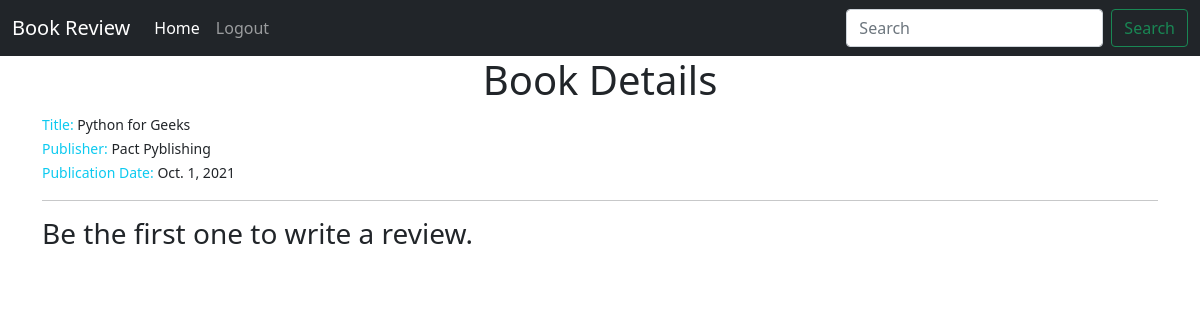
/reviews/books/3/, run on an earlier commit of the app's database.
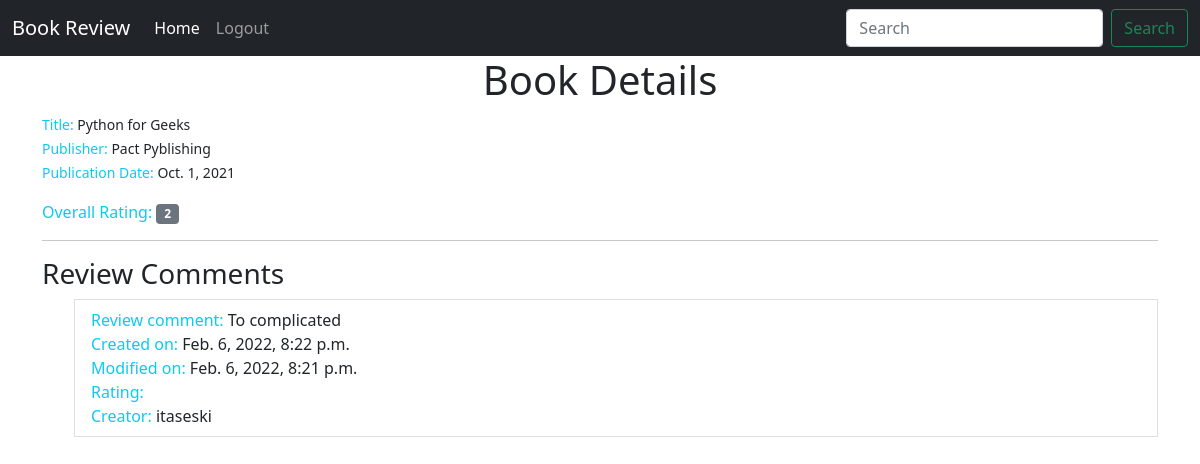
And on a later commit of the database.
### reviews/models.py (models this page shows)
class Review(models.Model):
    content = models.TextField(help_text="The Review text.")
    rating = models.IntegerField(help_text="The rating the reviewer has given.")
    date_created = models.DateTimeField(auto_now_add=True, help_text="The date and time the review was created.")
    date_edited = models.DateTimeField(null=True, help_text="The date and time the review was last edited.")
    creator = models.ForeignKey(auth.get_user_model(), on_delete=models.CASCADE)
    book = models.ForeignKey(Book, on_delete=models.CASCADE, help_text="The Book that this review is for.")

### reviews/views.py (the view)
# urls.py: path('books/<int:pk>/', views.book_detail, name="book_detail"),
def book_detail(request, pk):
    book = get_object_or_404(Book, pk=pk)
    reviews = book.review_set.all()
    if reviews:
        book_rating = average_rating([review.rating for review in reviews])
        context = {
            "book": book,
            "book_rating": book_rating,
            "reviews": reviews
        }
    else:
        context = {
            "book": book,
            "book_rating": None,
            "reviews": None
        }
    return render(request, "reviews/book_detail.html", context)

### reviews/models.py (called while the page is built)
    def __str__(self):
        return self.name

### reviews/utils.py (called while the page is built)
def average_rating(rating_list):
    if not rating_list:
        return 0
    return round(sum(rating_list) / len(rating_list))

### reviews/templates/reviews/book_detail.html (shortened to what this page needs)
{% extends 'base.html' %}
{% load static %}
{% block content %}
<div class="d-flex flex-column min-vh-10 justify-content-top align-items-center">
    <h4 class="display-6">Book Details</h4>
</div>
<div class="container">
    <ul class="list-unstyled">
        <li><small class="text-info">Title: </small><small> {{ book.title }}</small>
        </li>
        <li><small class="text-info">Publisher: </small><small> {{ book.publisher }}</small>
        </li>
        <li><small class="text-info">Publication Date: </small><small> {{ book.publication_date }}</small>
        </li>
    </ul>
    {% if not reviews %}
    <hr>
    <h3>Be the first one to write a review.</h3>
    {% else %}
    <span class="text-info">Overall Rating: </span><span class="badge bg-secondary">{{ book_rating }}</span>
    <br>
    <hr>
    <h3>Review Comments</h3>
    <ul>
        {% for review in reviews %}
        <li class="list-group-item">
            <span class="text-info">Review comment: </span> <span>{{ review.content }}</span>
            <br>
            <span class="text-info">Created on: </span><span>{{ review.date_created }}</span>
            <br>
            <span class="text-info">Modified on: </span><span>{{ review.date_edited }}</span>
            <br>
            <span class="text-info">Rating: </span><span class="badge badge-secondary badge-pill">{{ review.rating
                }}</span>
            <br>
            <span class="text-info">Creator: </span><span>{{ review.creator.username }}</span>
            <br>
        </li>
        {% endfor %}
    </ul>
    {% endif %}
</div>
{% endblock%}

What changed in the data, as far as the page shows it:
added Review: content "To complicated", date_created "Feb. 6, 2022, 8:22 p.m.", date_edited "Feb. 6, 2022, 8:21 p.m.", creator.username "itaseski"
Also different on the page:
{{ book_rating }}: (not shown) → "2"
text no longer shown: "Be the first one to write a review."
text now shown: "Overall Rating: Review Comments"
